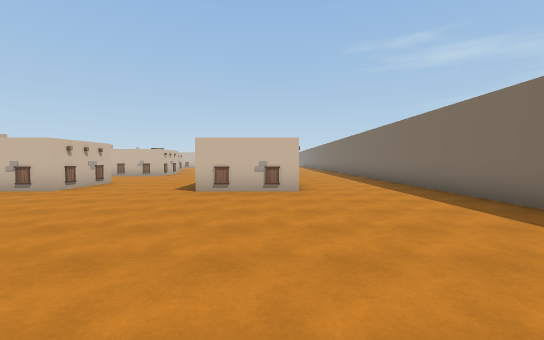
view 1 (above)

24 first-person views from a walk through a scene from a Unity 3-D project. The camera is 1.5 m above the floor, tilts 2° down and sees 90° across. The floor is counted in squares, 2 m on a side. Each view is taken from the middle of a square. On the plan, view 1 faces up. The plan holds only what a view shows up to about 10 squares ahead; the rest is blank. The place goes on beyond the plan. The player is left out. Some animated figures are not drawn.

view 2
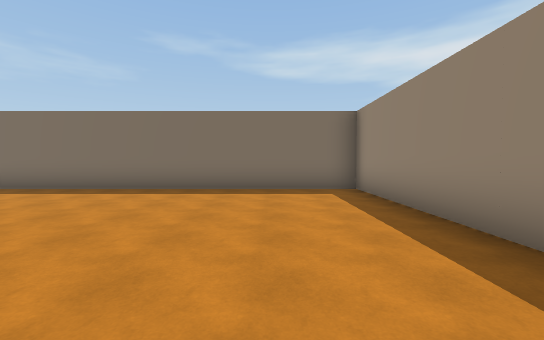

view 3
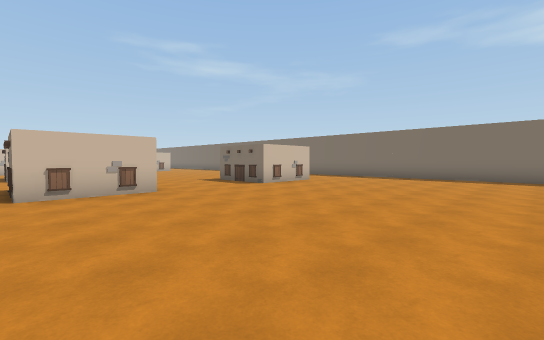

view 4
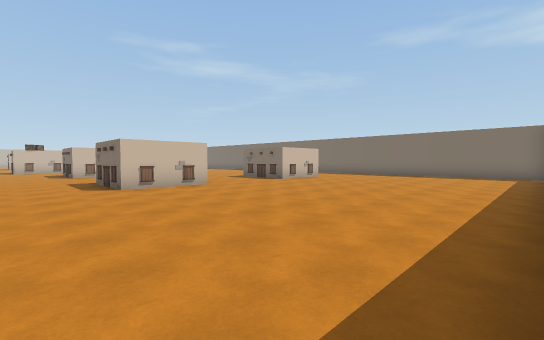

view 5
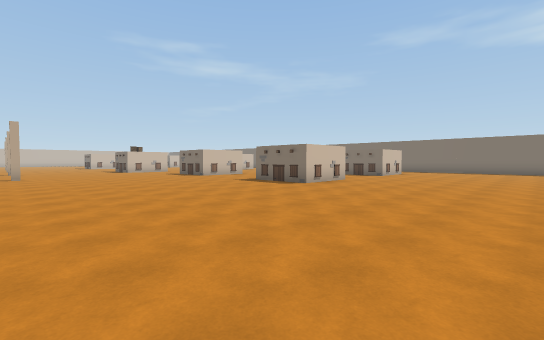

view 6
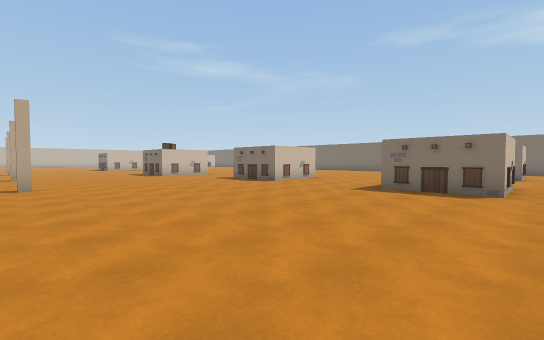

view 7
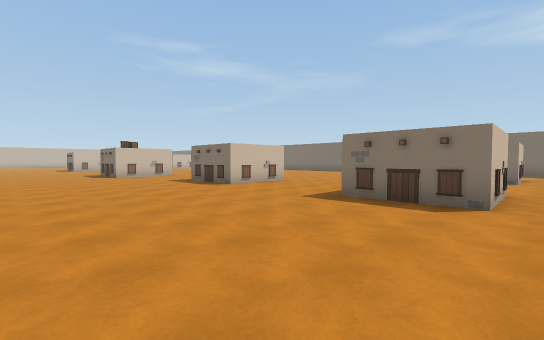

view 8
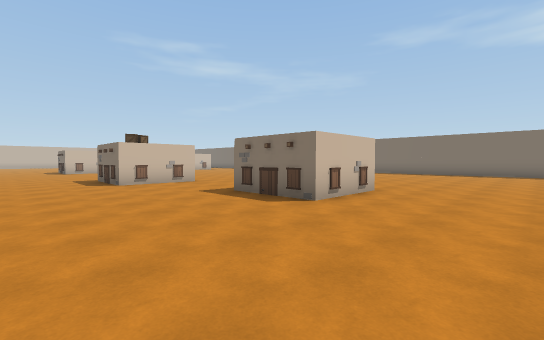

view 9
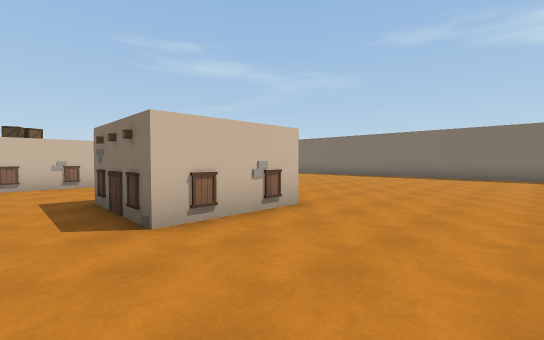

view 10
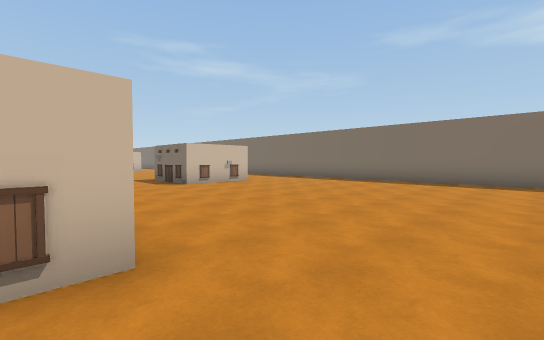

view 11
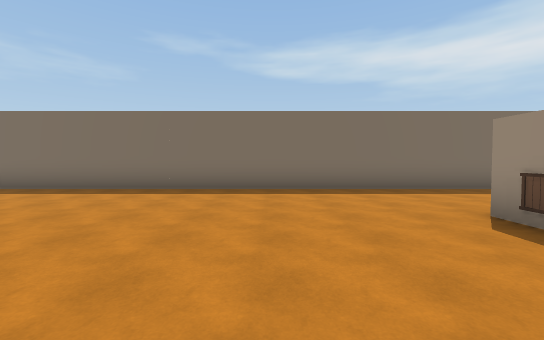

view 12
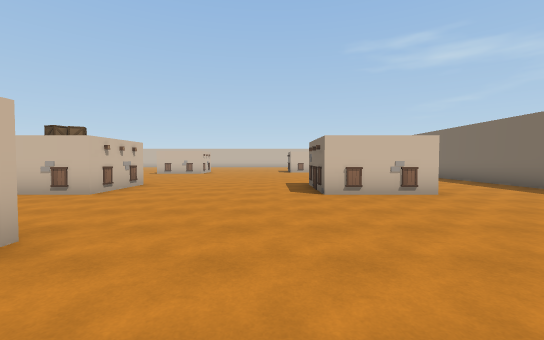

view 13
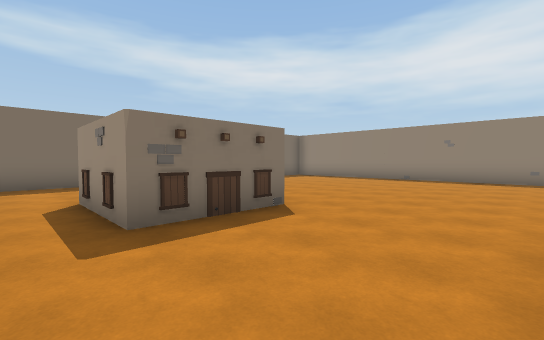

view 14
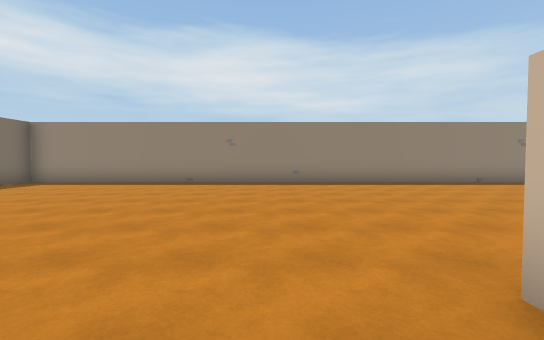

view 15
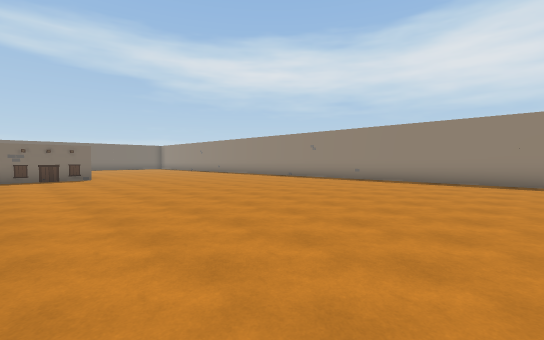

view 16
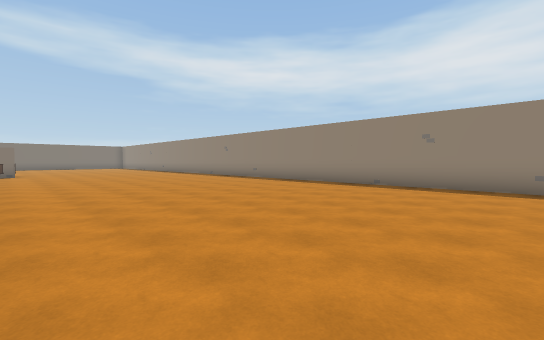

view 17
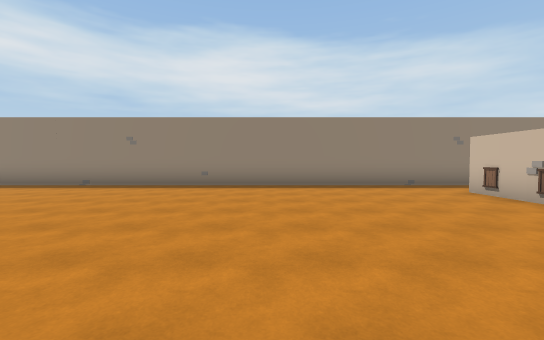

view 18
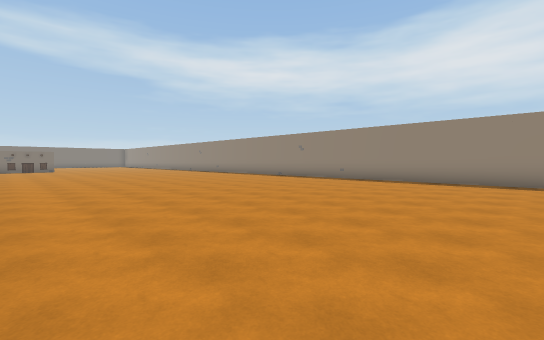

view 19
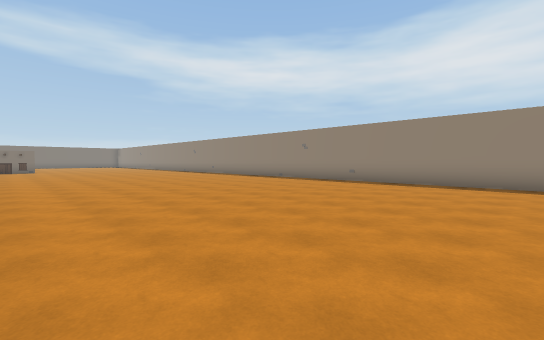

view 20
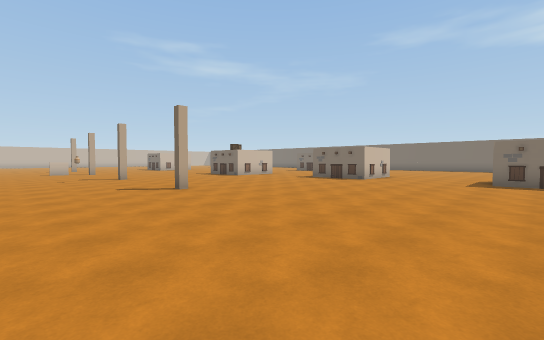

view 21
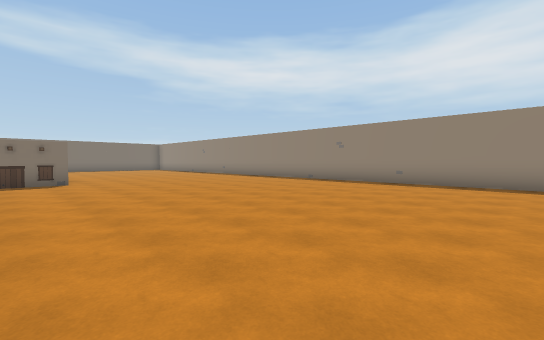

view 22
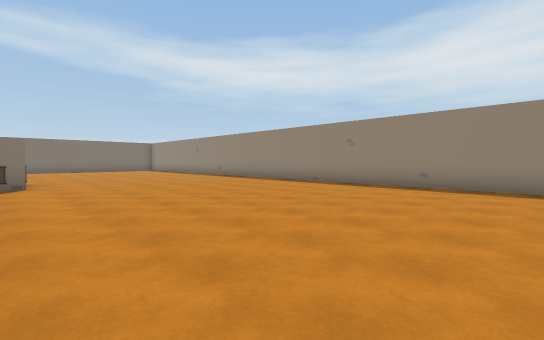

view 23
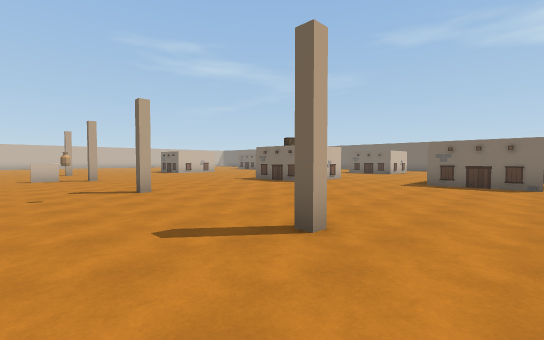

view 24
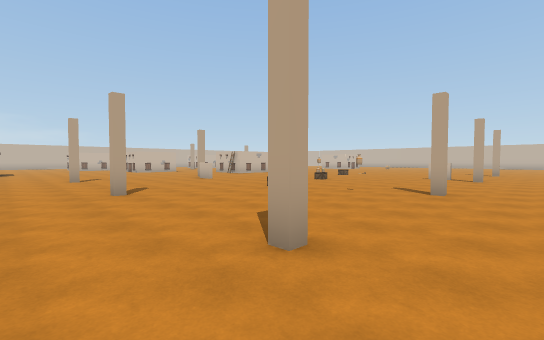

### Floor plan
Key: @ floor where view 1 was taken; # wall or solid block; . floor; B building; O other object.
Columns run from 30 left of view 1 to 5 right of it. Each row starts with its distance up from view 1.
 25              ..#..
 24              ......
 23              .......   ......    ..#
 22             .........  ......    ..#
 21             .........B #....B   ...#
 20             ...#.....###....## ....#
 19          .. ..O......###.....##....#
 18         ...........................#
 17        ............................#
 16       .............................#
 15      .#...#....#......B  ..........#
 14     ..................## ..........#
 13     ...................##..........#
 12             .......................#
 11             .......................#
 10             .......................#
  9 .......................  ....##....#
  8 ......................#  B..###B...#
  7 ......................###...###....#
  6 ...................................#
  5 ...................................#
  4 ...................................#
  3 ...................................#
  2 ...................................#
  1 ...................................#
  0 ..............................@....#
 -1 ......O........O.........O.........#
 -2 ####################################

Positions as (right, up) in squares from view 1, and headings:
1: (0, 0), facing up
2: (-3, 1), facing right
3: (-8, 0), facing up-right
4: (-10, -1), facing up-right
5: (-15, 1), facing up-right
6: (-15, 6), facing up-right
7: (-13, 6), facing up-right
8: (-12, 10), facing up-right
9: (-9, 10), facing up-right
10: (-6, 11), facing up-right
11: (-3, 12), facing right
12: (-3, 13), facing up
13: (-5, 10), facing down-right
14: (-4, 8), facing down
15: (-20, 9), facing down-right
16: (-24, 7), facing down-right
17: (-26, 7), facing down
18: (-30, 9), facing down-right
19: (-29, 8), facing down-right
20: (-18, 8), facing up-right
21: (-18, 8), facing down-right
22: (-17, 7), facing down-right
23: (-17, 13), facing up-right
24: (-13, 13), facing up-left
